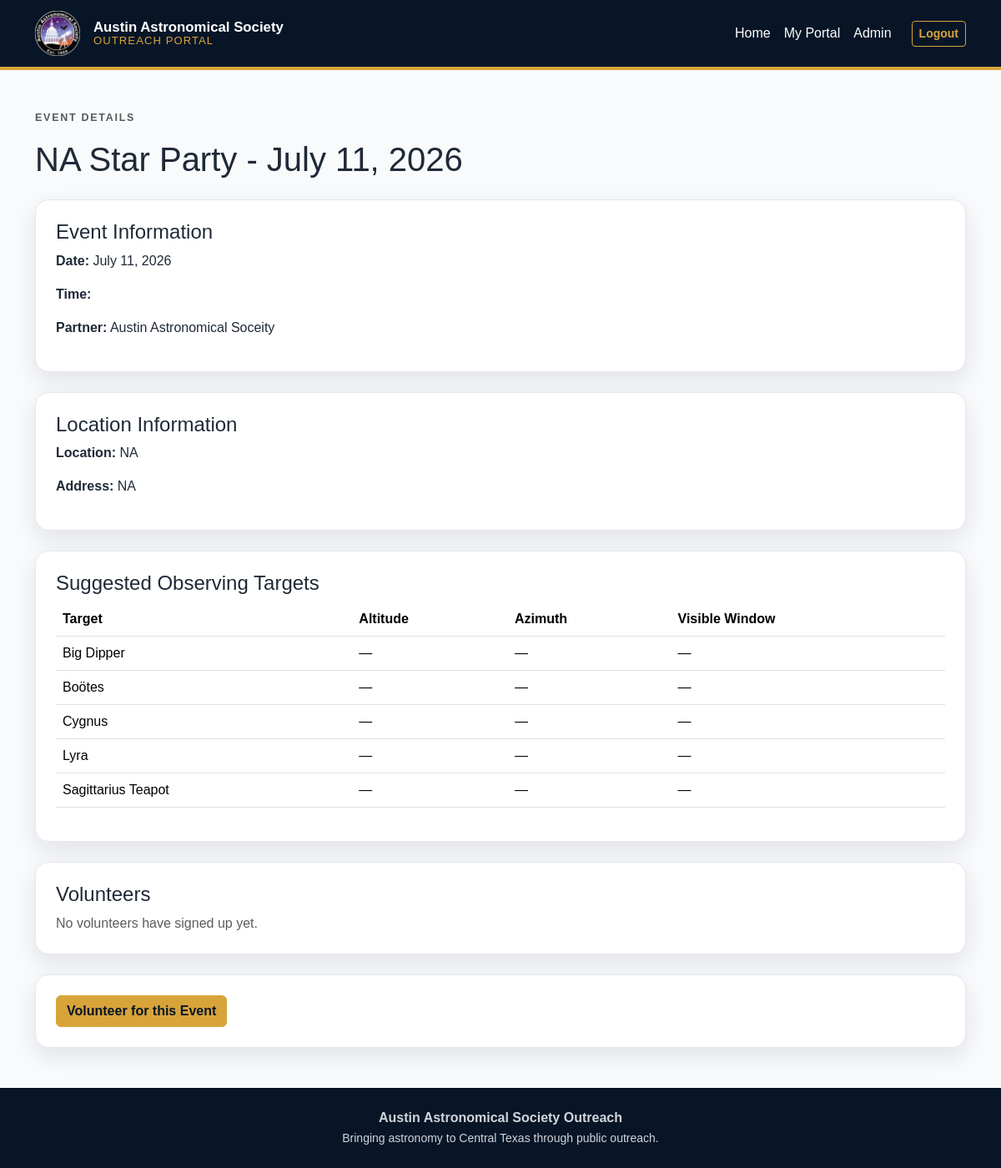
Screenshot of /portal/events/53/ (signed in) with the database file from the repository.
### outreach/models.py (models this page shows, shortened)
class ScheduledEvent(models.Model):
    STATUS_CHOICES = [
        ("PLANNED", "Planned"),
        ("CONFIRMED", "Confirmed"),
        ("COMPLETED", "Completed"),
        ("CANCELLED", "Cancelled"),
    ]
    EVENT_TITLE_CHOICES = [
        ("STAR_PARTY", "Star Party"),
        ("SOLAR_OUTREACH", "Solar Outreach"),
        ("LIBRARY_PROGRAM", "Library Program"),
        ("SIDEWALK_ASTRONOMY", "Sidewalk Astronomy"),
        ("CUSTOM", "Custom"),
    ]
    partner = models.ForeignKey(
        Partner,
        on_delete=models.CASCADE
    )
    event_title_type = models.CharField(
        max_length=30,
        choices=EVENT_TITLE_CHOICES,
        default="STAR_PARTY"
    )
    custom_event_title = models.CharField(
        max_length=100,
        blank=True,
        help_text="Only use this if Event title type is Custom."
    )
    event_name = models.CharField(
        max_length=200,
        editable=False
    )
    event_date = models.DateField()
    date_confirmed = models.BooleanField(
        default=False,
        help_text="Check this once the event date has been confirmed."
    )
    host = models.ForeignKey(
        Volunteer,
        on_delete=models.SET_NULL,
        null=True,
        blank=True,
        related_name="hosted_events",
        limit_choices_to={
            "active": True,
            "host_trained": True,
        },
        help_text="Select the trained AAS host, if applicable."
    )
    manual_host_name = models.CharField(
        max_length=200,
        blank=True,
        help_text="Use this for private parties or events hosted by someone not in the volunteer list."
    )
    sunset_time = models.TimeField(null=True, blank=True)
    civil_dusk_time = models.TimeField(null=True, blank=True)
    nautical_dusk_time = models.TimeField(null=True, blank=True)
    moon_phase = models.CharField(
        max_length=50,
        blank=True
    )
    moon_illumination = models.FloatField(
        null=True,
        blank=True,
        help_text="Moon illumination percentage."
    )
    suggested_talk_start_time = models.TimeField(
        null=True,
        blank=True,
        help_text="Suggested 30-minute talk start time."
    )
    suggested_laser_tour_time = models.TimeField(
        null=True,
        blank=True,
        help_text="Suggested laser constellation tour start time."
    )
    start_time = models.TimeField(
        null=True,
        blank=True
    )
    end_time = models.TimeField(
        null=True,
        blank=True
    )
    status = models.CharField(
        max_length=20,
        choices=STATUS_CHOICES,
        default="PLANNED"
    )
    expected_attendance = models.IntegerField(
        null=True,
        blank=True
    )
    weather_heat_index_f = models.FloatField(null=True, blank=True)
    weather_temperature_f = models.FloatField(null=True, blank=True)
    weather_wind_speed_mph = models.FloatField(null=True, blank=True)
    weather_precipitation_probability = models.IntegerField(null=True, blank=True)
    weather_cloud_cover_percent = models.IntegerField(null=True, blank=True)
    weather_rain_text = models.CharField(max_length=100, blank=True)
    weather_thunder_text = models.CharField(max_length=100, blank=True)
    weather_watch_text = models.CharField(max_length=255, blank=True)
    weather_warning_text = models.CharField(max_length=255, blank=True)
    weather_summary = models.CharField(max_length=255, blank=True)
    weather_last_checked = models.DateTimeField(null=True, blank=True)
    event_specific_instructions = models.TextField(
        blank=True,
        help_text="Special instructions for this event only. Use the Partner record for recurring location instructions."
    )
    notes = models.TextField(blank=True)

class Partner(models.Model):
    class Meta:
        constraints = [
            models.UniqueConstraint(
                fields=["partner_type", "scheduling_type", "priority"],
                name="unique_partner_type_scheduling_type_priority",
            )
        ]
    PARTNER_TYPE_CHOICES = [
        ("YEARLY", "Yearly Partner"),
        ("AD_HOC", "Ad Hoc Event Requestor"),
    ]
    SCHEDULING_TYPE_CHOICES = [
        ("DARKEST", "Darkest Moon"),
        ("REQUESTS_MOON", "Requests some Moon"),
        ("NO_PREFERENCE", "No Preference"),
        ("CUSTOM", "Custom Rule"),
    ]
    partner_name = models.CharField(max_length=200)
    partner_type = models.CharField(
        max_length=20,
        choices=PARTNER_TYPE_CHOICES,
        default="YEARLY"
    )
    scheduling_type = models.CharField(
        max_length=30,
        choices=SCHEDULING_TYPE_CHOICES,
        default="DARKEST"
    )
    priority = models.IntegerField(default=3)
    events_per_year = models.IntegerField(default=1)
    WEEKDAY_CHOICES = [
        ("0", "Monday"),
        ("1", "Tuesday"),
        ("2", "Wednesday"),
        ("3", "Thursday"),
        ("4", "Friday"),
        ("5", "Saturday"),
        ("6", "Sunday"),
    ]
    allowed_weekdays = MultiSelectField(
        choices=WEEKDAY_CHOICES,
        blank=True,
    )
    OCCURRENCE_CHOICES = [
        ("1", "First"),
        ("2", "Second"),
        ("3", "Third"),
        ("4", "Fourth"),
        ("5", "Fifth"),
        ("LAST", "Last"),
    ]
    allowed_weekday_occurrences = MultiSelectField(
        choices=OCCURRENCE_CHOICES,
        blank=True,
    )
    MONTH_CHOICES = [
        ("1", "January"),
        ("2", "February"),
        ("3", "March"),
        ("4", "April"),
        ("5", "May"),
        ("6", "June"),
        ("7", "July"),
        ("8", "August"),
        ("9", "September"),
        ("10", "October"),
        ("11", "November"),
        ("12", "December"),
    ]
    allowed_months = MultiSelectField(
        choices=MONTH_CHOICES,
        blank=True,
    )
    minimum_event_duration_minutes = models.IntegerField(
        null=True,
        blank=True,
        help_text="Minimum event duration in minutes. Example: 90"
    )
    maximum_event_duration_minutes = models.IntegerField(
        null=True,
        blank=True,
        help_text="Maximum event duration in minutes. Example: 180"
    )
    must_leave_by = models.TimeField(
        null=True,
        blank=True,
        help_text="Latest time the club must be off-site."
    )
    location_name = models.CharField(max_length=200, blank=True)
    address = models.CharField(max_length=500, blank=True)
    sky_brightness_sqm = models.FloatField(
        null=True,
        blank=True,
        help_text="Estimated sky brightness in mag/arcsec²."
    )
    auto_bortle_class = models.FloatField(
        null=True,
        blank=True,
        editable=False,
        help_text="Estimated Bortle class based on sky brightness."
    )
    latitude = models.FloatField(
        null=True,
        blank=True
    )
    longitude = models.FloatField(
        null=True,
        blank=True,
        help_text="Use negative longitude for North America, example: -97.7431"
    )
    timezone = models.CharField(
        max_length=100,
        default="America/Chicago"
    )
    contact_name = models.CharField(max_length=200, blank=True)
    contact_role_title = models.CharField(max_length=200, blank=True)
    contact_email = models.EmailField(blank=True)
    contact_phone = models.CharField(max_length=50, blank=True)
    active = models.BooleanField(default=True)
    volunteer_arrival_instructions = models.TextField(
        blank=True,
        help_text="Recurring arrival instructions for volunteers at this partner/location."
    )
    meeting_location = models.CharField(
        max_length=200,
        blank=True,
        help_text="Where volunteers should meet upon arrival."
    )
    parking_instructions = models.TextField(
        blank=True,
        help_text="Recurring parking instructions for this partner/location."
    )
    setup_location_notes = models.TextField(
        blank=True,
        help_text="Recurring setup notes, such as where telescopes, tables, or check-in should go."
    )
    notes = models.TextField(blank=True)
    def __str__(self):
        return self.partner_name

class EventTarget(models.Model):
    event = models.ForeignKey(
        ScheduledEvent,
        on_delete=models.CASCADE,
        related_name="event_targets"
    )
    target = models.ForeignKey(
        AstronomicalTarget,
        on_delete=models.CASCADE,
        related_name="event_appearances"
    )
    can_observe_during_event = models.BooleanField(default=True)
    good_talking_point = models.BooleanField(default=True)
    altitude_degrees = models.FloatField(null=True, blank=True)
    azimuth_degrees = models.FloatField(null=True, blank=True)
    visible_start_time = models.TimeField(null=True, blank=True)
    visible_end_time = models.TimeField(null=True, blank=True)
    notes = models.TextField(blank=True)
    class Meta:
        constraints = [
            models.UniqueConstraint(
                fields=["event", "target"],
                name="unique_event_target",
            )
        ]

class AstronomicalTarget(models.Model):
    TARGET_TYPE_CHOICES = [
        ("PLANET", "Planet"),
        ("METEOR_SHOWER", "Meteor Shower"),
        ("DSO", "Deep Sky Object"),
        ("COMET", "Comet"),
        ("ECLIPSE", "Eclipse"),
        ("CONSTELLATION", "Constellation"),
        ("MOON", "Moon"),
        ("OTHER", "Other"),
    ]
    name = models.CharField(max_length=200)
    target_type = models.CharField(
        max_length=30,
        choices=TARGET_TYPE_CHOICES
    )
    constellation = models.CharField(
        max_length=100,
        blank=True
    )
    MONTH_CHOICES = [
        ("1", "January"),
        ("2", "February"),
        ("3", "March"),
        ("4", "April"),
        ("5", "May"),
        ("6", "June"),
        ("7", "July"),
        ("8", "August"),
        ("9", "September"),
        ("10", "October"),
        ("11", "November"),
        ("12", "December"),
    ]
    best_months = MultiSelectField(
        choices=MONTH_CHOICES,
        blank=True,
        help_text="Leave blank if this target is useful year-round."
    )
    visible_during_event = models.BooleanField(
        default=True,
        help_text="Check if this is usually something to observe, not just discuss."
    )
    discussion_only = models.BooleanField(
        default=False,
        help_text="Check if this is mainly an interesting talking point."
    )
    outreach_notes = models.TextField(
        blank=True,
        help_text="Public-friendly notes or talking points."
    )
    active = models.BooleanField(default=True)
    ra_hours = models.FloatField(null=True, blank=True)
    dec_degrees = models.FloatField(null=True, blank=True)
    representative_point = models.CharField(
        max_length=100,
        blank=True,
        help_text="What these coordinates represent."
    )

### outreach/views/volunteer.py (the view)
# urls.py: path("portal/events/<int:event_id>/", views.volunteer_event_detail, name="volunteer_event_detail"),
@login_required
def volunteer_event_detail(request, event_id):
    event = get_object_or_404(ScheduledEvent, id=event_id)
    volunteer = getattr(request.user, "volunteer_profile", None)
    is_signed_up = False
    if volunteer:
        is_signed_up = EventVolunteer.objects.filter(
            event=event,
            volunteer=volunteer,
        ).exists()
    event_volunteers = EventVolunteer.objects.filter(
        event=event
    ).select_related("volunteer")
    event_targets = event.event_targets.select_related("target").all()
    return render(
        request,
        "outreach/volunteer_event_detail.html",
        {
            "event": event,
            "volunteer": volunteer,
            "is_signed_up": is_signed_up,
            "event_volunteers": event_volunteers,
            "event_targets": event_targets,
        },
    )

### outreach/templates/outreach/volunteer_event_detail.html (shortened to what this page needs)
{% extends "outreach/base_public.html" %}
{% block content %}
<main class="container my-5">
    <section class="mb-4">
        <p class="eyebrow text-muted">Event Details</p>
        <h1>{{ event.event_name }}</h1>
    </section>
    <section class="aas-card p-4 mb-4">
        <h2 class="h4">Event Information</h2>
        <p><strong>Date:</strong> {{ event.event_date|date:"F j, Y" }}</p>
        <p>
            <strong>Time:</strong>
        </p>
        {% if event.partner %}
            <p><strong>Partner:</strong> {{ event.partner }}</p>
        {% endif %}
    </section>
    {% if event.partner %}
        <section class="aas-card p-4 mb-4">
            <h2 class="h4">Location Information</h2>
            {% if event.partner.location_name %}
                <p><strong>Location:</strong> {{ event.partner.location_name }}</p>
            {% endif %}
            {% if event.partner.address %}
                <p><strong>Address:</strong> {{ event.partner.address }}</p>
            {% endif %}
        </section>
    {% endif %}
    <section class="aas-card p-4 mb-4">
        <h2 class="h4">Suggested Observing Targets</h2>
        {% if event_targets %}
            <div class="table-responsive">
                <table class="table align-middle">
                    <thead>
                        <tr>
                            <th>Target</th>
                            <th>Altitude</th>
                            <th>Azimuth</th>
                            <th>Visible Window</th>
                        </tr>
                    </thead>
                    <tbody>
                        {% for event_target in event_targets %}
                            <tr>
                                <td>{{ event_target.target.name }}</td>
                                <td>
                                    {% if event_target.altitude_degrees %}
                                        {{ event_target.altitude_degrees }}°
                                    {% else %}
                                        —
                                    {% endif %}
                                </td>
                                <td>
                                    {% if event_target.azimuth_degrees %}
                                        {{ event_target.azimuth_degrees }}°
                                    {% else %}
                                        —
                                    {% endif %}
                                </td>
                                <td>
                                    {% if event_target.visible_start_time and event_target.visible_end_time %}
                                        {{ event_target.visible_start_time|time:"g:i A" }}
                                        –
                                        {{ event_target.visible_end_time|time:"g:i A" }}
                                    {% else %}
                                        —
                                    {% endif %}
                                </td>
                            </tr>
                        {% endfor %}
                    </tbody>
                </table>
            </div>
        {% else %}
            <p class="text-muted mb-0">No observing targets have been assigned yet.</p>
        {% endif %}
    </section>
    <section class="aas-card p-4 mb-4">
        <h2 class="h4">Volunteers</h2>
        {% if event_volunteers %}
            <ul class="mb-0">
                {% for event_volunteer in event_volunteers %}
                    <li>{{ event_volunteer.volunteer.volunteer_name }}</li>
                {% endfor %}
            </ul>
        {% else %}
            <p class="text-muted mb-0">No volunteers have signed up yet.</p>
        {% endif %}
    </section>
    <section class="aas-card p-4">
        {% if is_signed_up %}
            <div class="alert alert-success">
                You are signed up for this event.
            </div>
            <form method="post" action="{% url 'cancel_volunteer_for_event' event.id %}">
                {% csrf_token %}
                <button class="btn btn-outline-danger">
                    Cancel Signup
                </button>
            </form>
        {% else %}
            <form method="post" action="{% url 'volunteer_for_event' event.id %}">
                <button class="btn btn-aas-gold">
                    Volunteer for this Event
                </button>
            </form>
        {% endif %}
    </section>
</main>
{% endblock %}

### rows the page displays
ScheduledEvent: event_name "NA Star Party - July 11, 2026", event_date "July 11, 2026", partner "Austin Astronomical Soceity", partner.location_name "NA", partner.address "NA"
EventTarget: target.name "Big Dipper"
EventTarget: target.name "Boötes"
EventTarget: target.name "Cygnus"
EventTarget: target.name "Lyra"
EventTarget: target.name "Sagittarius Teapot"
